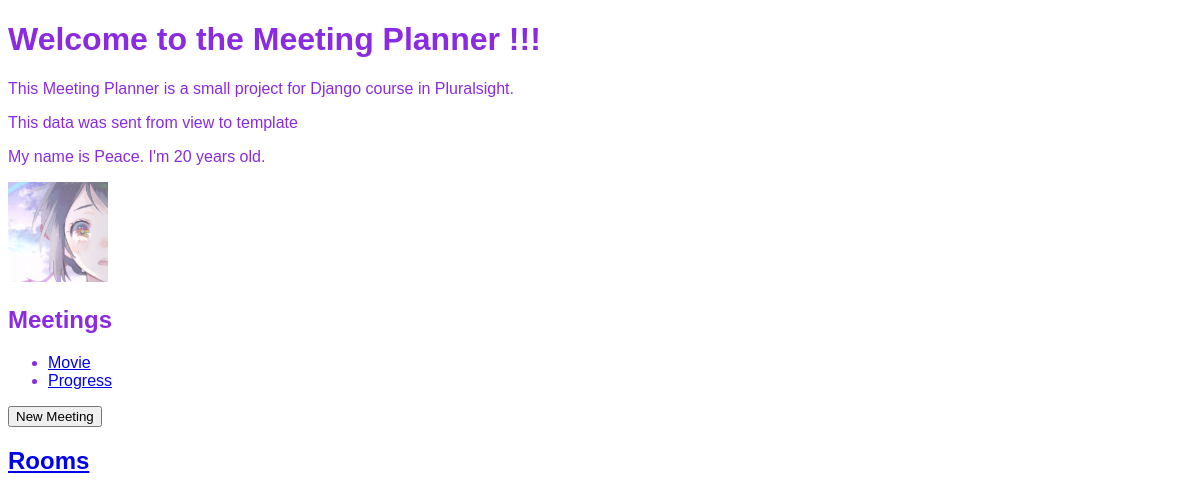
/, run on an earlier commit of the app's database.
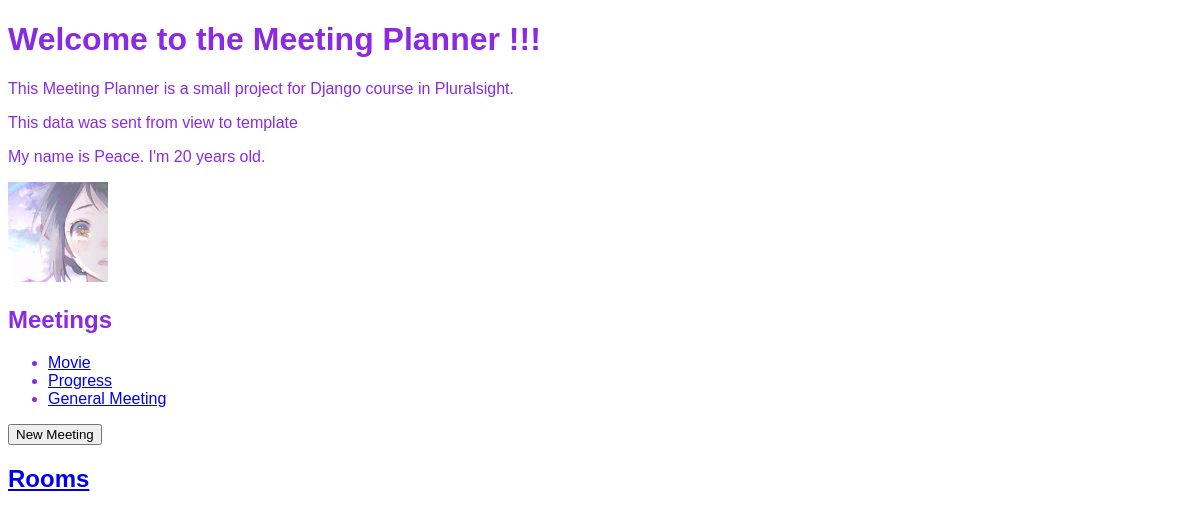
And on a later commit of the database.
### meetings/models.py (models this page shows, shortened)
class Meeting(models.Model):
    title = models.CharField(max_length=200)
    date  = models.DateField()
    start_time = models.TimeField(default=time(9))
    duration   = models.IntegerField(default=1)
    room  = models.ForeignKey(Room, on_delete=models.CASCADE)

### website/views.py (the view)
# urls.py: path('', welcome, name="welcome"),
def welcome(request):
    return render(request, "website/welcome.html", {"message": "This data was sent from view to template", 'name':"Peace", 'age':20,
    "meetings": Meeting.objects.all()})

### website/templates/website/welcome.html (shortened to what this page needs)
{% load static %}
<!DOCTYPE html>
<html lang="en">
  <head>
    <link rel="stylesheet" href="{% static 'website/style.css' %}" />
  </head>
  <body>
    <h1>Welcome to the Meeting Planner !!!</h1>
    <p>
      This Meeting Planner is a small project for Django course in Pluralsight.
    </p>
    <p>{{message}}</p>
    <p>My name is {{name}}. I'm {{age}} years old.</p>
    <img src="{% static 'website/Profile-square.jpg' %}" width="100px" />
    <h2>Meetings</h2>
    <ul>
      {% for meeting in meetings %}
      <li>
        <a href="{% url 'detail' meeting.id %}"> {{meeting.title}} </a>
      </li>
      {% endfor %}
    </ul>
    <a href="{% url 'new' %}">
      <button>New Meeting</button>
    </a>
    <h2>
      <a href="{% url 'rooms' %}"> Rooms </a>
    </h2>
  </body>
</html>

What changed in the data, as far as the page shows it:
added Meeting: title "General Meeting"
